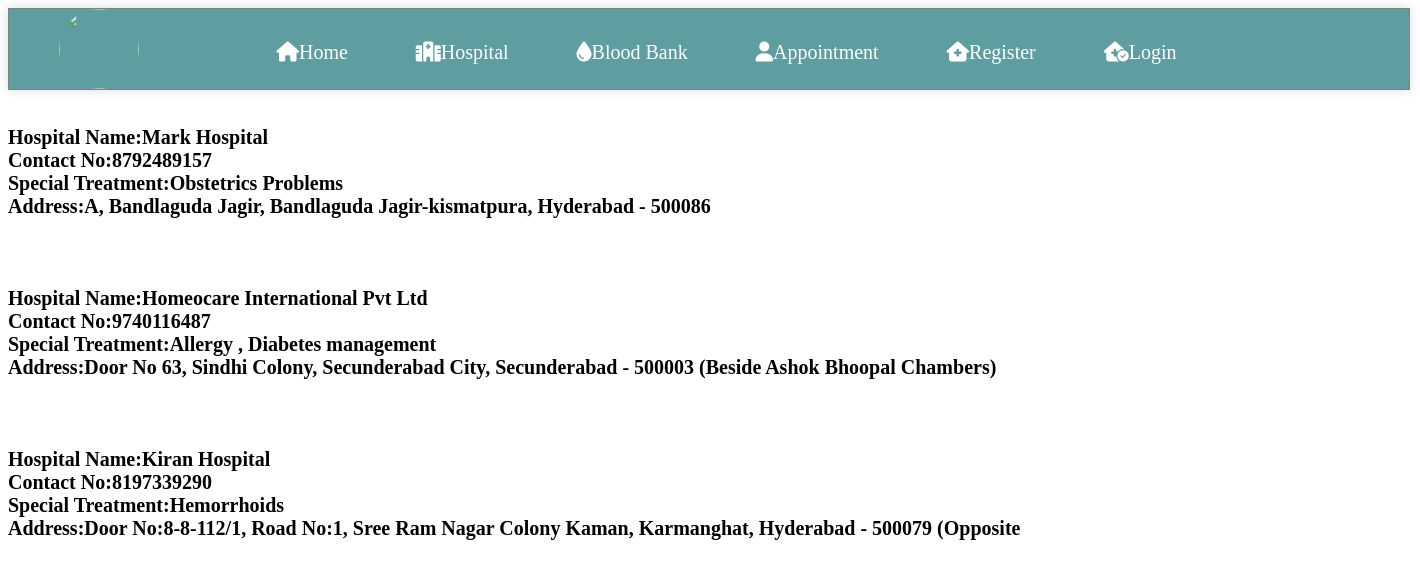
The page /phospatial/ on the database its author committed.
### hostipal/models.py (models this page shows)
class hospitalhomemodel(models.Model):
    name=models.CharField(max_length=35)
    contact_no=models.CharField(max_length=12)
    specialy=models.CharField(max_length=30)
    address=models.CharField(max_length=100)

### patient/views.py (the view)
# urls.py: path('phospatial/',views.patienthosptialview,name='phospital'),
def patienthosptialview(request):
    data=hospitalhomemodel.objects.all()
    return render(request,'patienthospital.html',{'data':data})

### template/patienthospital.html (shortened to what this page needs)
<!DOCTYPE html>
<html lang="en">
<head>
    <link rel="stylesheet" href="https://cdnjs.cloudflare.com/ajax/libs/font-awesome/6.5.1/css/all.min.css">
</head>
<body>
    <nav style="height: 80px; width: 1400px;">
        <img class="m" src="https://is1-ssl.mzstatic.com/image/thumb/Purple128/v4/85/99/59/85995914-780b-e6a0-5d99-f305784e0d4e/source/512x512bb.jpg" height="80px" width="80px">
            <div>
                <a class="nava" href="{% url 'phome' %}"><i class="fa-solid fa-house"></i>Home</a>
                <a class="nava" href="{% url 'phospital' %}"><i class="fa-solid fa-hospital"></i>Hospital</a>
                <a class="nava" href="{% url 'pbloodbank' %}"><i class="fa-solid fa-droplet"></i>Blood Bank</a>
                <a class="nava" href="{% url 'pprofile' %}"><i class="fa-solid fa-user"></i>Appointment</a>
                <a class="nava" href="{% url 'pregister' %}"><i class="fa-solid fa-house-medical"></i>Register</a>
                <a class="nava" href="{% url 'plogin' %}"><i class="fa-solid fa-house-medical-circle-check"></i></i>Login</a>
            </div>
    </nav>
    <br><br>
    <section>
        {% for i in data %}
        <span style="font-size: 20px; font-weight: bold;">
            Hospital Name:{{i.name}} <br>
            Contact No:{{i.contact_no}} <br>
            Special Treatment:{{i.specialy}} <br>
            Address:{{i.address}} <br><br> <br><br>
        </span>
        {% endfor %}
    </section>
</body>
</html>

### template/patienthospital.html (style rules this page uses)
body { overflow-x: hidden; }
div { display: inline-flex; justify-content: space-between; width: 900px; position: relative; top: -50px; left: 180px; }
.nava { text-decoration: none; color:white; position: relative; top: 20px; font-size: 20px; }
nav { justify-content: space-between; border: 1px solid gray; box-shadow: 0px 0px 10px gainsboro; background-color: cadetblue; font-size: 30px; }
.m { border-radius: 100%; position: relative; left: 50px; }

### rows shown on the page
hospitalhomemodel: name "Mark Hospital", contact_no "8792489157", specialy "Obstetrics Problems", address "A, Bandlaguda Jagir, Bandlaguda Jagir-kismatpura, Hyderabad - 500086"
hospitalhomemodel: name "Homeocare International Pvt Ltd", contact_no "9740116487", specialy "Allergy , Diabetes management", address "Door No 63, Sindhi Colony, Secunderabad City, Secunderabad - 500003 (Beside Ashok Bhoopal Chambers)"
hospitalhomemodel: name "Kiran Hospital", contact_no "8197339290", specialy "Hemorrhoids", address "Door No:8-8-112/1, Road No:1, Sree Ram Nagar Colony Kaman, Karmanghat, Hyderabad - 500079 (Opposite"
